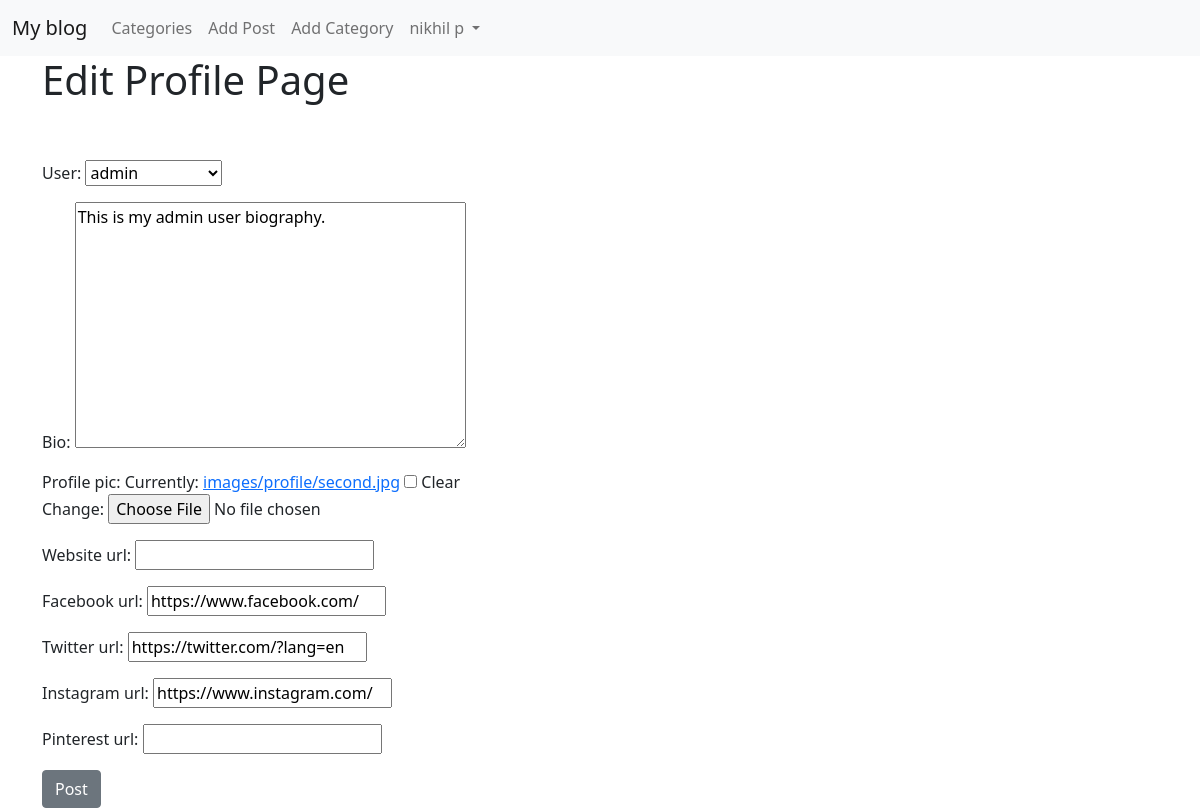
Page /members/1/edit_profile_page/ (signed in) on the committed database.
### theblog/models.py (models this page shows, shortened)
class Profile(models.Model):
    user = models.OneToOneField(User, null=True, on_delete=models.CASCADE)
    bio = models.TextField()
    profile_pic = models.ImageField(null=True, blank=True, upload_to="images/profile")
    website_url = models.CharField(max_length=255, null=True, blank=True)
    facebook_url = models.CharField(max_length=255, null=True, blank=True)
    twitter_url = models.CharField(max_length=255, null=True, blank=True)
    instagram_url = models.CharField(max_length=255, null=True, blank=True)
    pinterest_url = models.CharField(max_length=255, null=True, blank=True)

### members/views.py (the view)
# urls.py: path('<int:pk>/edit_profile_page/', EditProfilePageView.as_view(), name='edit_profile_page'),
class EditProfilePageView(generic.UpdateView):
    model = Profile
    template_name = 'registration/edit_profile_page.html'
    fields = ['user', 'bio', 'profile_pic', 'website_url', 'facebook_url', 'twitter_url','instagram_url', 'pinterest_url']
    success_url = reverse_lazy('home')

### members/templates/registration/edit_profile_page.html (shortened to what this page needs)
{% extends 'base.html' %}
{% block content %}
{% if user.is_authenticated %}
    {% if user.id == profile.user.id %}
<h1>Edit Profile Page</h1>
<br /><br />
<div class="form-group">
    <form method="POST" enctype="multipart/form-data">
    {{ form.as_p }}
    <button class="btn btn-secondary">Post</button>
    </form>
</div>
{% else %}
    You are not the currect to user to edit this page
{% endif %}
{% else %} You are not allowed here!
{% endif %}
{% endblock %}

### theblog/templates/base.html (shortened to what this page needs)
<!DOCTYPE html>
<html lang="en">
  <head>
    <link
      href="https://cdn.jsdelivr.net/npm/bootstrap@5.0.1/dist/css/bootstrap.min.css"
      rel="stylesheet"
    />
  </head>
  <body>
    <nav class="navbar navbar-expand-lg navbar-light bg-light">
      <div class="container-fluid">
        <a class="navbar-brand" href="{% url 'home' %}">My blog</a>
        <div class="collapse navbar-collapse" id="navbarSupportedContent">
          <ul class="navbar-nav me-auto mb-2 mb-lg-0">
            {% if cat_menu %}
            <li class="nav-item dropdown">
              <a
                class="nav-link dropdown-toggle"
                href="#"
                id="navbarDropdownMenuLink"
                role="button"
                data-bs-toggle="dropdown"
                aria-expanded="false"
              >
                Categories
              </a>
              <ul
                class="dropdown-menu"
                aria-labelledby="navbarDropdownMenuLink"
              >
                {% for item in cat_menu %}
                <a
                  class="dropdown-item"
                  href="{% url 'category' item|slugify %}"
                >
                  {{ item }}</a
                >
                {% endfor %}
              </ul>
            </li>
            {% else %}
            <li class="nav-item">
              <a class="nav-link" href="{%  url 'category-list' %}"
                >Categories</a
              >
            </li>
            {% endif %}
            {% if user.is_authenticated %}
            <li class="nav-item">
              <a class="nav-link" href="{%  url 'add_post' %}">Add Post</a>
            </li>
            <li class="nav-item">
              <a class="nav-link" href="{%  url 'add_category' %}"
                >Add Category</a
              >
            </li>
            {% endif %}
          </ul>
          {% if user.is_authenticated %}
          <div class="collapse navbar-collapse" id="navbarNavDropdown">
            <ul class="navbar-nav">
              <li class="nav-item dropdown">
                <a
                  class="nav-link dropdown-toggle"
                  href="#"
                  id="navbarDarkDropdownMenuLink"
                  role="button"
                  data-bs-toggle="dropdown"
                  aria-expanded="false"
                >
                  {{ user.first_name }} {{ user.last_name }}
                </a>
              </li>
            </ul>
          </div>
          {% endif %}
        </div>
      </div>
    </nav>
    <div class="container">
      {% block content %} {% endblock%}
    </div>
  </body>
</html>

### rows in the picture
Profile: user "admin", bio "This is my admin user biography.", facebook_url "https://www.facebook.com/", twitter_url "https://twitter.com/?lang=en", instagram_url "https://www.instagram.com/"

### other values in the picture
{{ user.first_name }} "nikhil"
{{ user.last_name }} "p"
